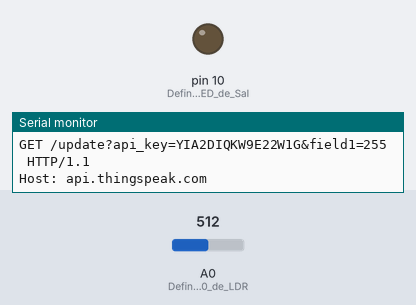
A sketch run on a simulated Arduino Uno, built with avr-gcc and run on an emulated ATmega328P. Shown: output pins drawn as LEDs (lit = HIGH), the last lines printed to the serial monitor. The inputs (shaded band) are chosen by the test bench; at power-on: A0 (Definición_Pin_A0_de_LDR) = 512.

Above: at 2.2 s.
2.3 s: A0 (Definición_Pin_A0_de_LDR) set to 670
4.2 s: A0 (Definición_Pin_A0_de_LDR) set to 691
At 5.4 s:
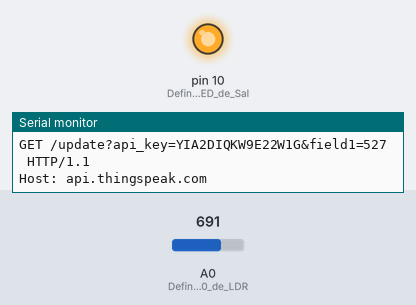
6.6 s: A0 (Definición_Pin_A0_de_LDR) set to 511
At 8.3 s:
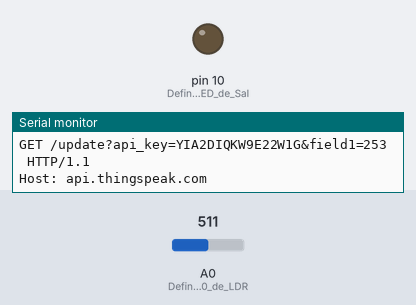
8.6 s: A0 (Definición_Pin_A0_de_LDR) set to 716
At 10.6 s:
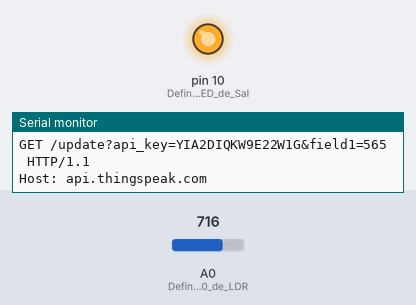
Timing chart, 0 to 11.6 s (numbered marks = the images above; inputs shaded):
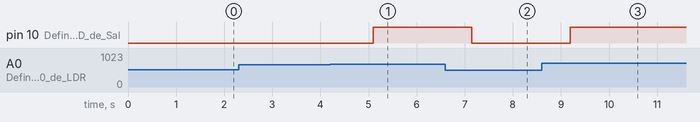

Measured:
- the behaviour switches between 681 and 682 on A0 (Definición_Pin_A0_de_LDR) (found by bisection; images 0 and 1)
- after the input at 4.2 s, pin 10 (Definición_Pin_LED_de_Sal): LOW → HIGH after 0.90 s
- after the input at 6.6 s, pin 10 (Definición_Pin_LED_de_Sal): HIGH → LOW after 0.55 s
- after the input at 8.6 s, pin 10 (Definición_Pin_LED_de_Sal): LOW → HIGH after 0.59 s

The sketch:

LDR-Thingspeak.ino
```cpp
//Definición de Variables
String ssid = "Simulator Wifi"; //Red de identificación de API
String password = ""; //sin contraseña
String host= "api.thingspeak.com"; //Host Thingspeak
int puerto= 80; //Puerto de Conexión
String uri = "/update?api_key=YIA2DIQKW9E22W1G&field1=";
//Cambiar en uri el valor de API_KEY generado en Thingspeak
///update?api_key=(API_KEY)&field1=


void setup(){
  //Función que inicia la comunicación de la ESP8266
  //y establece el la conexión TCP por el punto de
  //acceso especificado
  configurarLDR();
}

void loop(){
  //Función a llamarse continuamente para enviar el
  //valor del sensor de LDR
  enviarLDR();
}

int configurarLDR(void) {
  // inicio de comunicación serial de la ESP8266
  Serial.begin(115200);   //Se inicia la velocidad de transmision
  pinMode(10,OUTPUT); //Definición Pin LED de Salida
  pinMode(A0,INPUT); //Definición Pin A0 de LDR como Entrada

  Serial.println("AT");   //Prueba si el sistema AT funciona correctamente
  delay(10);        // Espera a que la ESP8266 genere una respuesta
  if (!Serial.find("OK")) //El comando AT devuelve OK,
  return 1; //Retorna el valor de 1, si hubo inconveniente

  // Conectando al Wifi
  //AT+CWJAP: Comando de la ESP8266 para conectar al AP(Punto de Acceso)
  //Parámetros SSID:Service Set Identifier->Identificador del Servicio del Punto de Acceso
  //Password: Contraseña
  Serial.println("AT+CWJAP=\"" + ssid + "\",\"" + password + "\""); //Connect to AP,
  //AT+CWJAP ="abc", "0123456789"
  delay(10);        // Espera a que la ESP8266 genere una respuesta

  if (!Serial.find("OK"))
  return 2; //Si hubo inconveniente en la comunición al conectar al AP retorna 2

  // Iniciando conexión TCP
  Serial.println("AT+CIPSTART=\"TCP\",\"" + host + "\"," + puerto);
  delay(50);        // Espera a que la ESP8266 genere una respuesta
  if (!Serial.find("OK"))
  return 3; //Si hubo error al iniciar la conexión TCP retorna el valor de 3

  return 0;
}


void enviarLDR(void) {

  int luz = map(analogRead(A0),344,1017,0,1023);

  if(luz>512){
    digitalWrite(10,HIGH);
  }
  else{
  digitalWrite(10,LOW);
  }
  Serial.println(luz);


  // Construcción de HTTP
  String paqueteHTTP = "GET " + uri + String(luz) + " HTTP/1.1\r\nHost: " + host + "\r\n\r\n";
  int longitud = paqueteHTTP.length();

  // Enviando la longitud de los datos que se enviarán
  Serial.print("AT+CIPSEND=");
  Serial.println(longitud);
  delay(10); // Espera a que la ESP8266 genere una respuesta

  // Enviando la Construcción HTTP
  Serial.print(paqueteHTTP);
  delay(10); // Espera a que la ESP8266 genere una respuesta
  if (!Serial.find("SEND OK\r\n"))
  return;


}
```
